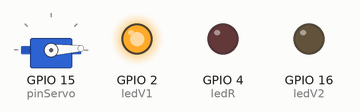
Bench run of a sketch on a simulated ESP32. Parts: servo, output pins drawn as LEDs (lit = HIGH).

Above: at 0.05 s.
At 0.9 s:
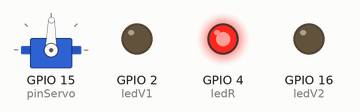
At 1.3 s:
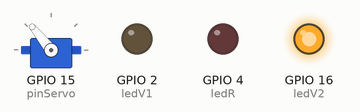
At 1.75 s:
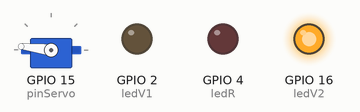
At 2.6 s:
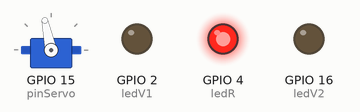
At 3.45 s:
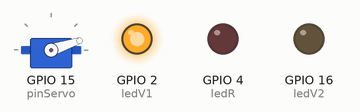
Timing chart, 0 to 8.3 s (numbered marks = the images above):
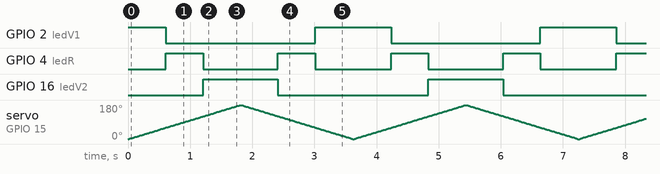

The sketch:

sketch_apr30a.ino
```cpp
#include <ESP32Servo.h>

Servo miServo;

int ledV1 = 2;
int ledR = 4;
int ledV2 = 16;

const int pinServo = 15;

void setup() {

  miServo.attach(pinServo);

  pinMode(ledV1, OUTPUT);
  pinMode(ledR, OUTPUT);
  pinMode(ledV2, OUTPUT);
}

void loop() {

  for(int i = 0; i <= 180; i++){
    miServo.write(i);
    actualizarLeds(i);
    delay(10);
  }

  for(int i = 180; i >= 0; i--){
    miServo.write(i);
    actualizarLeds(i);
    delay(10);
  }
}

void actualizarLeds(int angulo) {

  if(angulo >= 0 && angulo <= 60){

      digitalWrite(ledV1, HIGH);
      digitalWrite(ledR, LOW);
      digitalWrite(ledV2, LOW);

  }
  else if(angulo >= 61 && angulo <= 120){

      digitalWrite(ledV1, LOW);
      digitalWrite(ledR, HIGH);
      digitalWrite(ledV2, LOW);

  }
  else if (angulo >= 121 && angulo <= 180){

      digitalWrite(ledV1, LOW);
      digitalWrite(ledR, LOW);
      digitalWrite(ledV2, HIGH);

  }
}
```

Measured:
- by itself, GPIO 2 (ledV1): repeats every 3.6 s: LOW 2.4 s, HIGH 1.2 s
- by itself, GPIO 4 (ledR): alternates HIGH for 0.60 s and LOW for 1.2 s
- by itself, GPIO 16 (ledV2): alternates HIGH for 1.2 s and LOW for 2.4 s
